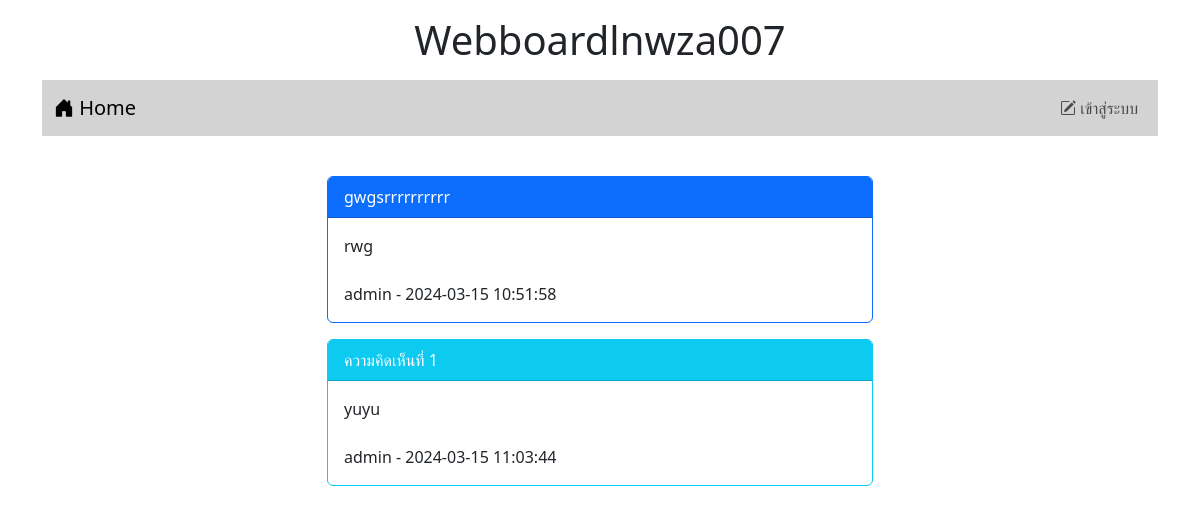
/post.php?id=6, run on the app's committed database.
### tables this page shows
CREATE TABLE `post` (
  `id` int(11) NOT NULL,
  `title` varchar(128) NOT NULL,
  `content` varchar(2048) NOT NULL,
  `post_date` datetime NOT NULL,
  `cat_id` int(11) NOT NULL,
  `user_id` int(11) NOT NULL
);

CREATE TABLE `user` (
  `id` int(11) NOT NULL,
  `login` varchar(32) NOT NULL,
  `password` varchar(64) NOT NULL,
  `name` varchar(64) NOT NULL,
  `gender` char(1) NOT NULL,
  `email` varchar(32) NOT NULL,
  `role` char(1) NOT NULL
);

CREATE TABLE `comment` (
  `id` int(11) NOT NULL,
  `content` varchar(20148) NOT NULL,
  `post_date` datetime NOT NULL,
  `user_id` int(11) NOT NULL,
  `post_id` int(11) NOT NULL
);

### post.php (the view, shortened to what this page needs)
<!DOCTYPE html>
<html lang="en">
<head>
    <link rel="stylesheet" href="bootstrap-5.3.2-dist/css/bootstrap.min.css">
    <link rel="stylesheet" href="https://cdn.jsdelivr.net/npm/bootstrap-icons@1.11.3/font/bootstrap-icons.min.css">
</head>
<body>
<div class="container-lg">
    <h1 style="text-align: center;" class="m-3">Webboardlnwza007</h1>
    <?php include "nav.php" ?>
        <div class="row mt-4">
            <div class="col-lg-3 col-md-2 col-sm-1"></div>
            <div class="col-lg-6 col-md-8 col-sm-10">
             <?php
                $conn=new PDO("mysql:host=localhost;dbname=webboard;charset=utf8","root","");
                $sql="select post.title,post.content,post.post_date,user.login
                from post inner join user on
                (post.user_id=user.id) where post.id=$_GET[id]";
                $result=$conn->query($sql);
                while($row=$result->fetch()){
                echo"<div class='card border-primary mt-3'>";
                echo"<div class='card-header bg-primary text-white'>$row[0]</div>";
                echo"<div class='card-body'>$row[1] <br><br> $row[3] - $row[2]</div>";
                echo"</div>";
            }
                $sql="select comment.content,comment.post_date,user.login
                from comment inner join user on
                (comment.user_id=user.id) where comment.post_id=$_GET[id]";
                $result=$conn->query($sql);
                $i=1;
                while($row=$result->fetch()){
                echo"<div class='card border-info mt-3'>";
                echo"<div class='card-header bg-info text-white'>ความคิดเห็นที่ $i </div>";
                echo"<div class='card-body'>$row[0]<br><br>$row[2] - $row[1]</div>";
                echo"</div>";
                $i=$i+1;
            }
            ?>
        <br>
        </div>
        <div class="col-lg-3 col-md-2 col-sm-1"></div>
    </div>
</div>
</body>
</html>

### data on the page
post: title "gwgsrrrrrrrrrr", content "rwg", user.login "admin", post_date "2024-03-15 10:51:58"
comment: content "yuyu", user.login "admin", post_date "2024-03-15 11:03:44"
